Frame 1 (no input): blank canvas, image omitted
Frame 60 (the mouse pressed at the canvas centre just before this capture): blank canvas, image omitted
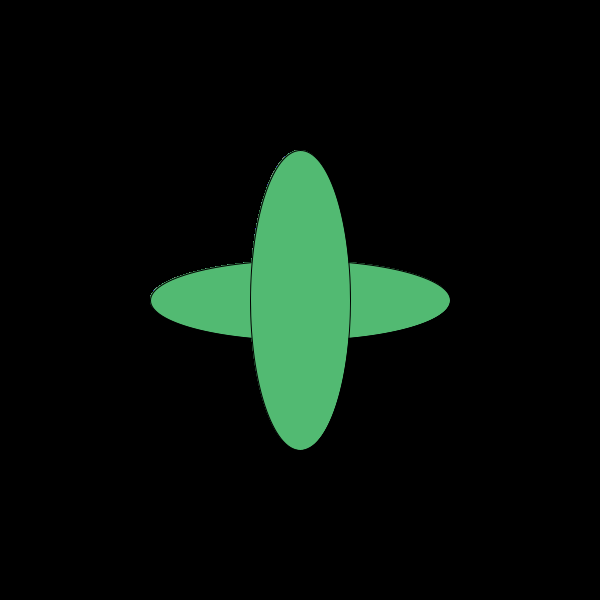
Frame 120 (the mouse held since frame 60 and released just before this capture)

The Processing sketch whose frames 1 and 60 were blank and that drew this single picture after the mouse press (run headless with seeded random() and noise(); from frame 60 on, the mouse is pressed at the canvas centre):

// Processing sketch: processing_58812
// ── processing_58812.pde

//Candice Ferreira: Problem set 2. Question2
color start = color(255, 255, 255);
color finish;
float amt= 0.5;
 
void setup() {
  size (600, 600);
  background (0);
  finish = color(random(255), random(255), random(255));
  smooth();
  }
 void draw () {
  amt+=.01;
  if (amt >= 1){
   amt= 0.1;
   start=finish;
   finish = color (random(255), random(255), random(255));
 }
    paintbrush (mouseX, mouseY, 50, 20);
   
  }
   void paintbrush(int x, int y, int size, int num) {
    if (mousePressed) {
      float  shape = 245/num;
      for (int i = 0; i<num; i++){
        fill (lerpColor (start, finish, amt));
        rectMode(CENTER);
  ellipse(mouseX, mouseY, 80, mouseY);
  ellipse(mouseX, mouseY, mouseX, 80);
  ellipse(mouseX, mouseY, 100,mouseY); 
      }
    }
    else
    background(0);
  }
